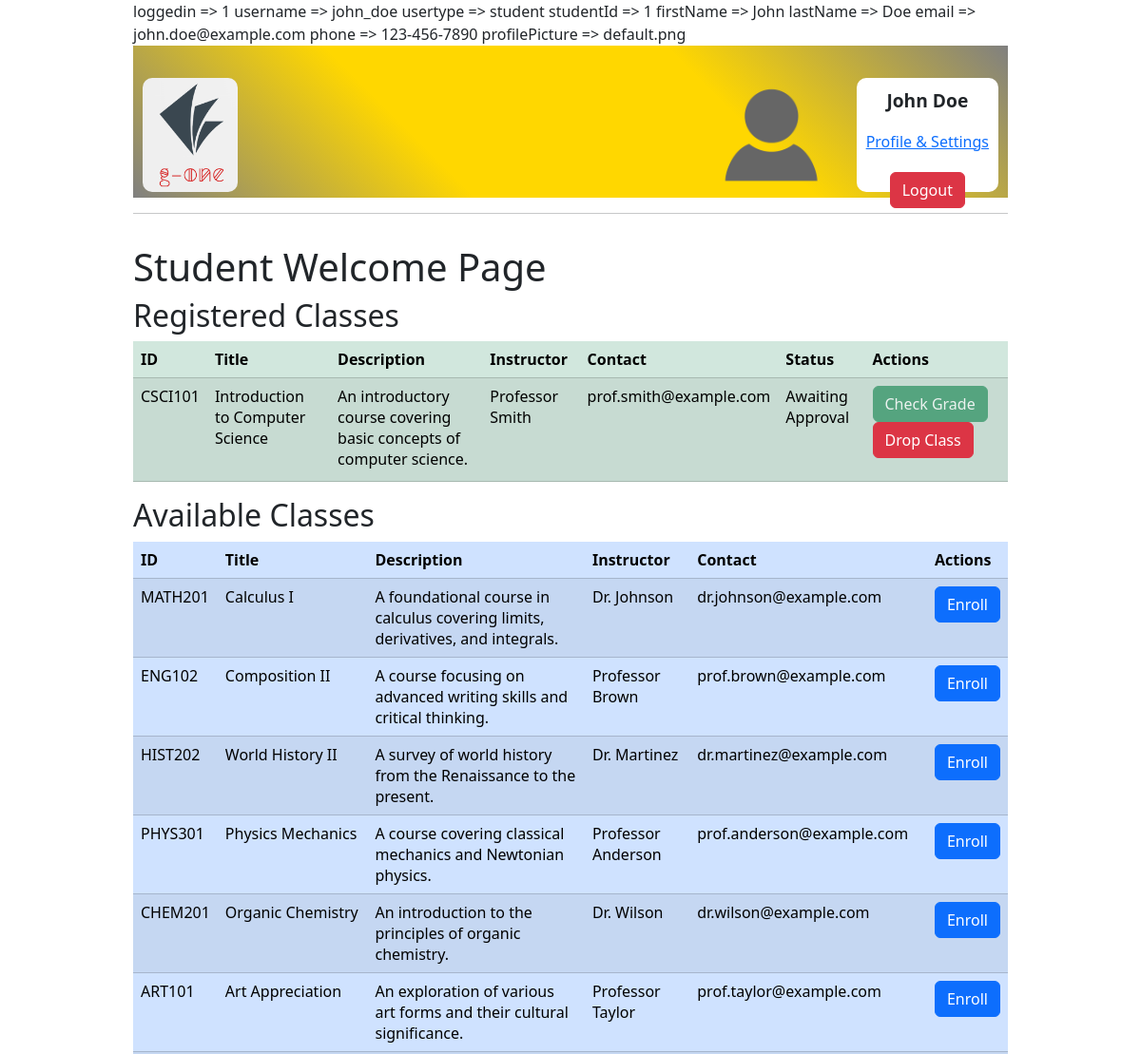
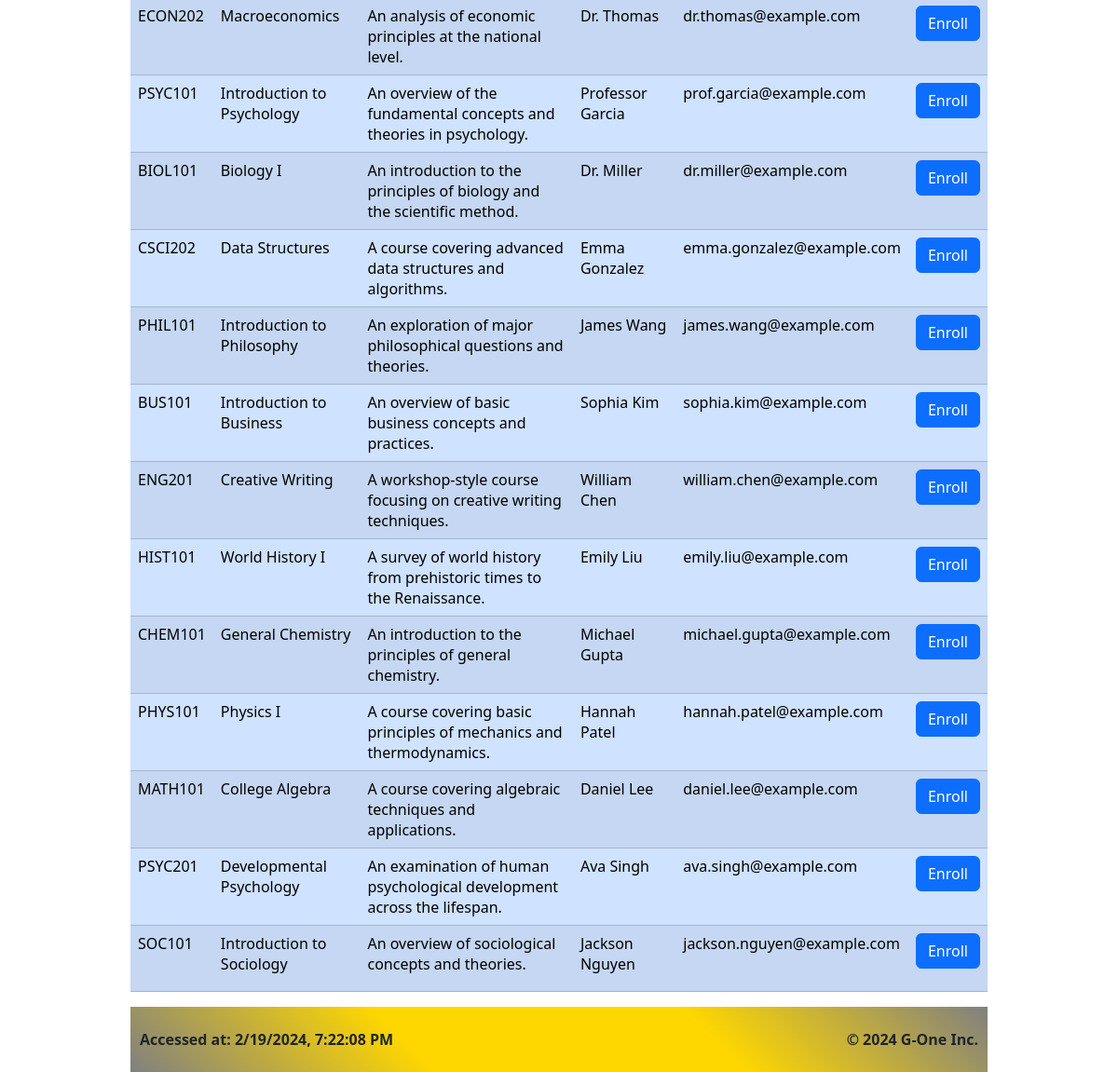
/otherPages/welcomeStudent.php (signed in), run on the app's committed database (2 pictures, top to bottom).
### tables this page shows
CREATE TABLE students (
    id INT NOT NULL PRIMARY KEY AUTO_INCREMENT,
    firstName VARCHAR(50) NOT NULL, 
    lastName VARCHAR(50) NOT NULL, 
    email VARCHAR(100) NOT NULL UNIQUE,
    phone VARCHAR(20), 
    photoUrl VARCHAR(255) DEFAULT 'default.png'
);

### otherPages/welcomeStudent.php (the view, shortened to what this page needs)
<?php
$path = $_SERVER["DOCUMENT_ROOT"];
$header = $path . "/includes/headerLoggedIn.php";
$footer = $path . "/includes/footer.php";
require_once($path . "/includes/config.php");
$studentId = $_SESSION['studentId'];
$sql1 = "SELECT firstName, lastName, email, phone, photoUrl FROM students WHERE id = ?";
$sql2 = "SELECT enrollId, studentId, courseId, courseTitle, courseDescription, profFirstName, profLastName, profEmail, enrollStatus FROM vw_studentEnrollments WHERE studentId = ?";
$sql3 = "SELECT caId, courseId, courseTitle, courseDescription, profFirstName, profLastName, profEmail FROM vw_availableEnrollments WHERE courseId NOT IN (SELECT courseId from vw_studentEnrollments WHERE studentId = ?)";
if ($stmt1 = mysqli_prepare($db, $sql1)) {
    $param_studentId = $studentId;
}
if ($stmt2 = mysqli_prepare($db, $sql2)) {
    mysqli_stmt_bind_param($stmt2, "i", $param_studentId);
    $param_studentId = $studentId;
    if (mysqli_stmt_execute($stmt2)) {
        $result = mysqli_stmt_get_result($stmt2);
        if (mysqli_num_rows($result) > 0) {
            $enrollment = "<table class='table table-success table-striped table-hover'>
            <thead>
                <tr>
                    <th>ID</th>
                    <th>Title</th>
                    <th>Description</th>
                    <th>Instructor</th>
                    <th>Contact</th>
                    <th>Status</th>
                    <th>Actions</th>
                </tr>
            <tbody>";
            while ($row = mysqli_fetch_assoc($result)) {
                $ee = $row['enrollStatus'] == 1 ? 'Enrolled' : 'Awaiting Approval';
                $dis = $ee == 'Awaiting Approval' ? 'disabled' : '';
                $enrollment .= "<tr>
                <td>" . $row['courseId'] . "</td>
                <td>" . $row['courseTitle'] . "</td>
                <td>" . $row['courseDescription'] . "</td>
                <td>" . $row['profFirstName'] . " " . $row['profLastName'] . "</td>
                <td>" . $row['profEmail'] . "</td>
                <td>" . $ee . "</td>
                <td>
                    <form action=" . htmlspecialchars($_SERVER['PHP_SELF']) . " method='post'>
                        <input type='hidden' name='enrollId' value=" . $row['enrollId'] . ">
                        <input type='submit' class='btn btn-success' value='Check Grade' name='checkGrade' " . $dis . "> <input type='submit' class='btn btn-danger' value='Drop Class' name='dropClass'>
                    </form>
                </td>
                </tr>";
            }
            $enrollment .= "</tbody>
                        </thead>
                    </table>";
        } else {
            $enrollment = "You are not currently enrolled to any class.";
        }
    } else {
        echo "Oops! Something went wrong. Please try again later.";
    }
}
if ($stmt3 = mysqli_prepare($db, $sql3)) {
    mysqli_stmt_bind_param($stmt3, "i", $param_studentId);
    if (mysqli_stmt_execute($stmt3)) {
        $result = mysqli_stmt_get_result($stmt3);
        if (mysqli_num_rows($result) > 0) {
            $available = "<table class='table table-primary table-striped table-hover'>
            <thead>
                <tr>
                    <th>ID</th>
                    <th>Title</th>
                    <th>Description</th>
                    <th>Instructor</th>
                    <th>Contact</th>
                    <th>Actions</th>
                </tr>
            <tbody>";
            while ($row = mysqli_fetch_assoc($result)) {
                $available .= "<tr>
                <td>" . $row['courseId'] . "</td>
                <td>" . $row['courseTitle'] . "</td>
                <td>" . $row['courseDescription'] . "</td>
                <td>" . $row['profFirstName'] . " " . $row['profLastName'] . "</td>
                <td>" . $row['profEmail'] . "</td>
                <td>
                    <form action=" . htmlspecialchars($_SERVER['PHP_SELF']) . " method='post'>
                        <input type='hidden' name='caId' value=" . $row['caId'] . ">
                        <input type='submit' class='btn btn-primary' value='Enroll' name='enrollNow'>
                    </form>
                </td>
                </tr>";
            }
            $available .= "</tbody>
                        </thead>
                    </table>";
        } else {
            $available = "There are currently no classes available. Please check again later.";
        }
    } else {
        echo "Oops! Something went wrong. Please try again later.";
    }
}
foreach ($_SESSION as $a => $b) {
    echo $a . " => " . $b . " ";
}
include($header);
?>
<div class="content">
    <h1>Student Welcome Page</h1>
    <section>
        <h2>Registered Classes</h2>
        <div class="registeredClasses">
            <p><?php echo $enrollment ?></p>
        </div>
    </section>
    <section>
        <h2>Available Classes</h2>
        <div class="availableClasses">
            <p><?php echo $available ?></p>
        </div>
    </section>
</div>
<?php
include($footer);
?>

### includes/headerLoggedIn.php (shortened to what this page needs)
<html lang="en">
<?php
$docRoot = "http://" . $_SERVER["HTTP_HOST"] . "/";
?>
<head>
    <link href="https://cdn.jsdelivr.net/npm/bootstrap@5.3.2/dist/css/bootstrap.min.css" rel="stylesheet" />
    <link rel="stylesheet" href="<?= $docRoot ?>css/styles.css" />
</head>
<body>
    <div class="heading">
        <a href="<?= $docRoot ?>index.php">
            <img src="<?= $docRoot ?>images/G-oneLogo.png" class="g_one_logo" alt="G-One Logo">
        </a>
        <div class="profile_area">
            <div class="profilePicture">
                <img class="g_one_logo " src="<?= $docRoot . "uploads/" ?><?php echo htmlspecialchars($_SESSION["profilePicture"]); ?>" alt="profile_pics">
            </div>
            <div class="p_texts">
                <p class="user_name"><?php echo htmlspecialchars($_SESSION["firstName"]) . " " . htmlspecialchars($_SESSION["lastName"]) ?></p>
                <a href="<?= $docRoot ?>otherPages/profile.php">Profile & Settings</a>
                <form action="<?php echo htmlspecialchars($_SERVER["PHP_SELF"]); ?>" method="post">
                    <input type="submit" class="btn btn-danger" name="logoutBtn" value="Logout">
                </form>
            </div>
        </div>
    </div>
    <hr>

### includes/footer.php
<div class="footer">
    <div id="todaysDate">
        Accessed at: <span id="currentDate"></span>
    </div>
    <div id="copyright" style="float: right; text-align: right;">
        <span>&copy; 2024 G-One Inc.</span>
    </div>
</div>
</body>
</html>

### css/styles.css (style rules this page uses)
body { width: 80%; margin: auto; padding: 0 20px; }
.g_one_logo { height: calc(0.15 * 100vh); margin-top: 1.5rem; border-radius: 10px; }
.profile_area { float: right; }
.profilePicture { float: left; padding-right: 30px; }
.p_texts { text-align: center; float: right; background-color: white; padding: 10px; border-radius: 10px; height: calc(0.15 * 100vh); margin-top: 1.5rem; }
.p_texts form { margin-top: 20px;; }
.user_name { font-size: larger; font-weight: bold; }
.heading { height: calc(0.2 * 100vh); padding: 10px; background-image: linear-gradient(45deg, gray, gold, gold, gray); }
.content { min-height: calc(100vh - 110px - (0.2 * 100vh)); }
.footer { background-image: linear-gradient(45deg, gray, gold, gold, gray); font-weight: 600; padding: 10px; margin-top: 10px; }
#todaysDate, #copyright { line-height: 50px; display: inline-block; }

### data on the page
students: firstName "John", lastName "Doe", email "john.doe@example.com", phone "123-456-7890", photoUrl "default.png"

### other printed values
$b "1"
$a "username"
$b "john_doe"
$a "usertype"
$b "student"
$a "studentId"
$a "firstName"
$a "lastName"
$a "email"
$a "phone"
$a "profilePicture"
$_SESSION["firstName"] "John"
$_SESSION["lastName"] "Doe"
$row['courseId'] "CSCI101"
$row['courseTitle'] "Introduction to Computer Science"
